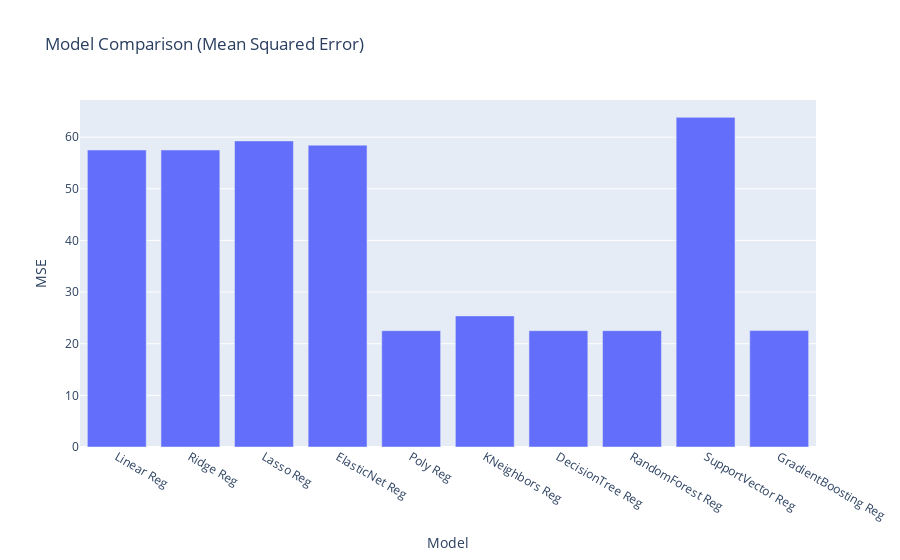

The notebook cell this image was saved under:
### Code cell
mseDf = pd.DataFrame(list(zip(models, mseScores)), columns = ['Model', 'MSE'])
fig = px.bar(mseDf, x='Model', y='MSE', title='Model Comparison (Mean Squared Error)')
fig.show()

### Figure 1 — Plotly figure (JSON) as saved in the notebook; plotly's stock layout.template omitted (floating-point values rounded to 4 significant figures)
{"data": [{"alignmentgroup": "True", "hovertemplate": "Model=%{x}<br>MSE=%{y}<extra></extra>", "legendgroup": "", "marker": {"color": "#636efa", "pattern": {"shape": ""}}, "name": "", "offsetgroup": "", "orientation": "v", "showlegend": false, "textposition": "auto", "type": "bar", "x": ["Linear Reg", "Ridge Reg", "Lasso Reg", "ElasticNet Reg", "Poly Reg", "KNeighbors Reg", "DecisionTree Reg", "RandomForest Reg", "SupportVector Reg", "GradientBoosting Reg"], "xaxis": "x", "y": [57.51, 57.51, 59.26, 58.44, 22.52, 25.39, 22.52, 22.52, 63.83, 22.54], "yaxis": "y"}], "layout": {"barmode": "relative", "legend": {"tracegroupgap": 0}, "title": {"text": "Model Comparison (Mean Squared Error)"}, "xaxis": {"anchor": "y", "domain": [0, 1], "title": {"text": "Model"}}, "yaxis": {"anchor": "x", "domain": [0, 1], "title": {"text": "MSE"}}}}
